Frame 1 (no input): blank canvas, image omitted
Frame 60 (the mouse pressed at the canvas centre just before this capture): blank canvas, image omitted
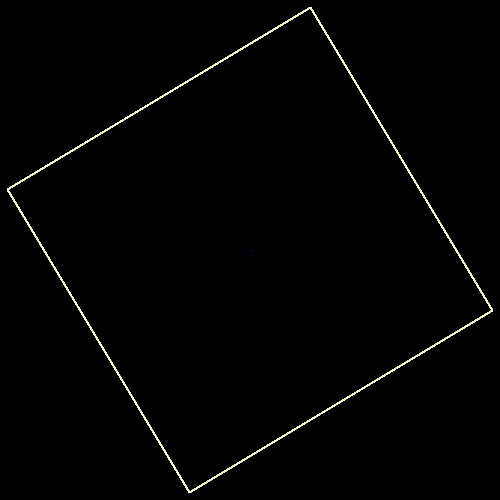
Frame 120 (the mouse held since frame 60 and released just before this capture)

The Processing sketch whose frames 1 and 60 were blank and that drew this single picture after the mouse press (run headless with seeded random() and noise(); from frame 60 on, the mouse is pressed at the canvas centre):

// Processing sketch: sketch_191009a
// ── sketch_191009a.pde
void setup(){
 size(500,500);
 background(0);
}
int n = 3;
void draw(){
  stroke(mouseX,mouseY,200);
  int r = mouseY;
  float theta = 2*PI/n;
  float alpha = mouseX;
  for(int i = 0; i < n; ++i){
      //line(x1,y1,x2,y2);
      line( r*cos(theta*i + alpha)+width/2,      //x1
            r*sin(theta*i + alpha)+height/2,     //y1
            r*cos(theta*(i+1) + alpha)+width/2,  //x2
            r*sin(theta*(i+1) + alpha)+height/2);//y2
          }}
void mousePressed(){
   n++; 
}
